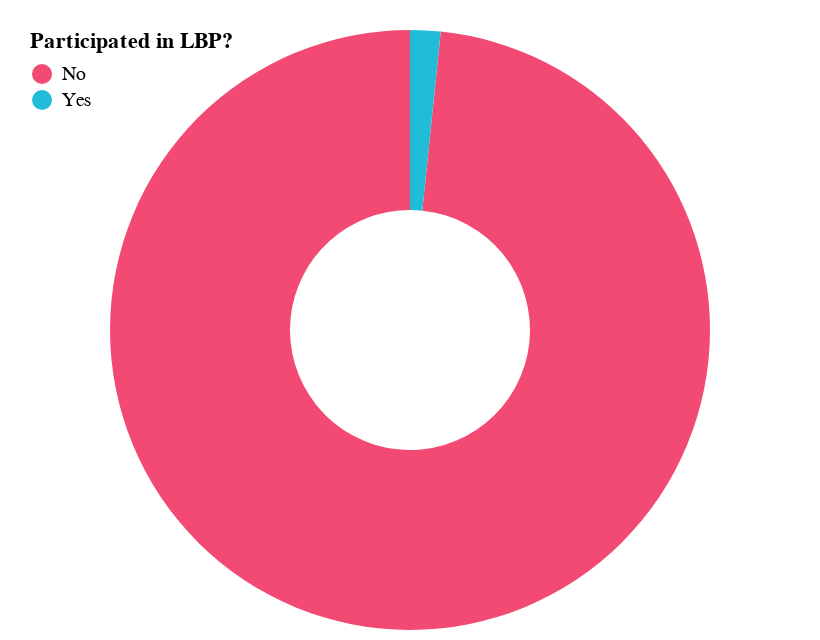

The notebook cell this image was saved under:
### Code cell
cp.user_distr_pie(dp.airdrop_in_lbp, dp.airdrop_in_lbp.columns)

### Figure 1 — Vega-Lite specification as saved in the notebook (floating-point values rounded to 4 significant figures)
{"config": {"view": {"continuousWidth": 400, "continuousHeight": 300, "strokeOpacity": 0}}, "data": {"name": "data-88e1a00e8171f84938227947d584189d"}, "mark": {"type": "arc", "innerRadius": 60}, "encoding": {"color": {"field": "Participated in LBP?", "legend": {"direction": "vertical", "legendY": -10, "orient": "none", "padding": 10}, "scale": {"domain": ["No", "Yes"], "range": ["#F24A72", "#21bcd7"]}, "type": "nominal"}, "theta": {"field": "Number of Users", "type": "quantitative"}, "tooltip": [{"field": "Participated in LBP?", "type": "nominal"}, {"field": "Number of Users", "type": "nominal"}]}, "$schema": "https://vega.github.io/schema/vega-lite/v4.17.0.json", "datasets": {"data-88e1a00e8171f84938227947d584189d": [{"Number of Users": 5839, "Participated in LBP?": "No"}, {"Number of Users": 97, "Participated in LBP?": "Yes"}]}}
